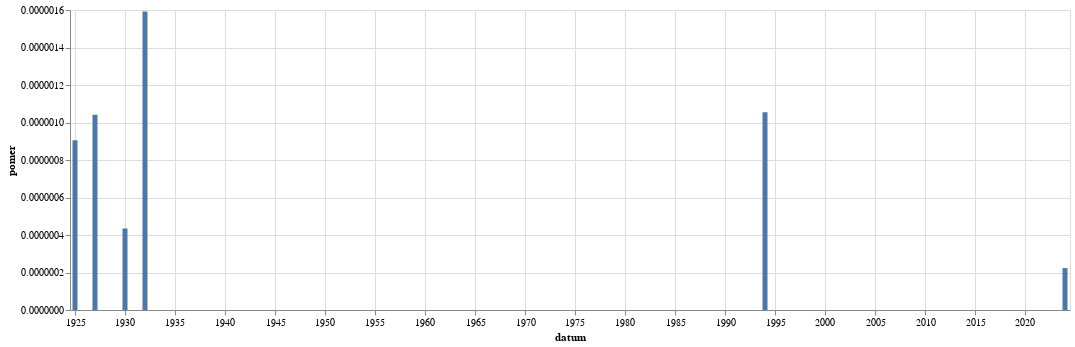

Notebook source saved alongside this figure:
### Code cell
graf(vyvoj_poznamky("(?i)pomůck","pomůcka"))

### Figure 1 — Vega-Lite specification as saved in the notebook (floating-point values rounded to 4 significant figures)
{"config": {"view": {"continuousWidth": 300, "continuousHeight": 300}}, "data": {"name": "data-a79235614047c94ba6dda3a988efd9aa"}, "mark": {"type": "bar"}, "encoding": {"x": {"field": "datum", "type": "temporal"}, "y": {"field": "pomer", "type": "quantitative"}}, "width": 1000, "$schema": "https://vega.github.io/schema/vega-lite/v5.8.0.json", "datasets": {"data-a79235614047c94ba6dda3a988efd9aa": [{"datum": "1925-01-01T00:00:00", "text": 1, "pocet_slov": 1104633, "pomer": 9.053e-07, "co": "pomůcka"}, {"datum": "1927-01-01T00:00:00", "text": 2, "pocet_slov": 1920843, "pomer": 1.041e-06, "co": "pomůcka"}, {"datum": "1930-01-01T00:00:00", "text": 1, "pocet_slov": 2300193, "pomer": 4.347e-07, "co": "pomůcka"}, {"datum": "1932-01-01T00:00:00", "text": 2, "pocet_slov": 1256053, "pomer": 1.592e-06, "co": "pomůcka"}, {"datum": "1994-01-01T00:00:00", "text": 1, "pocet_slov": 948442, "pomer": 1.054e-06, "co": "pomůcka"}, {"datum": "2024-01-01T00:00:00", "text": 1, "pocet_slov": 4476719, "pomer": 2.234e-07, "co": "pomůcka"}]}}
